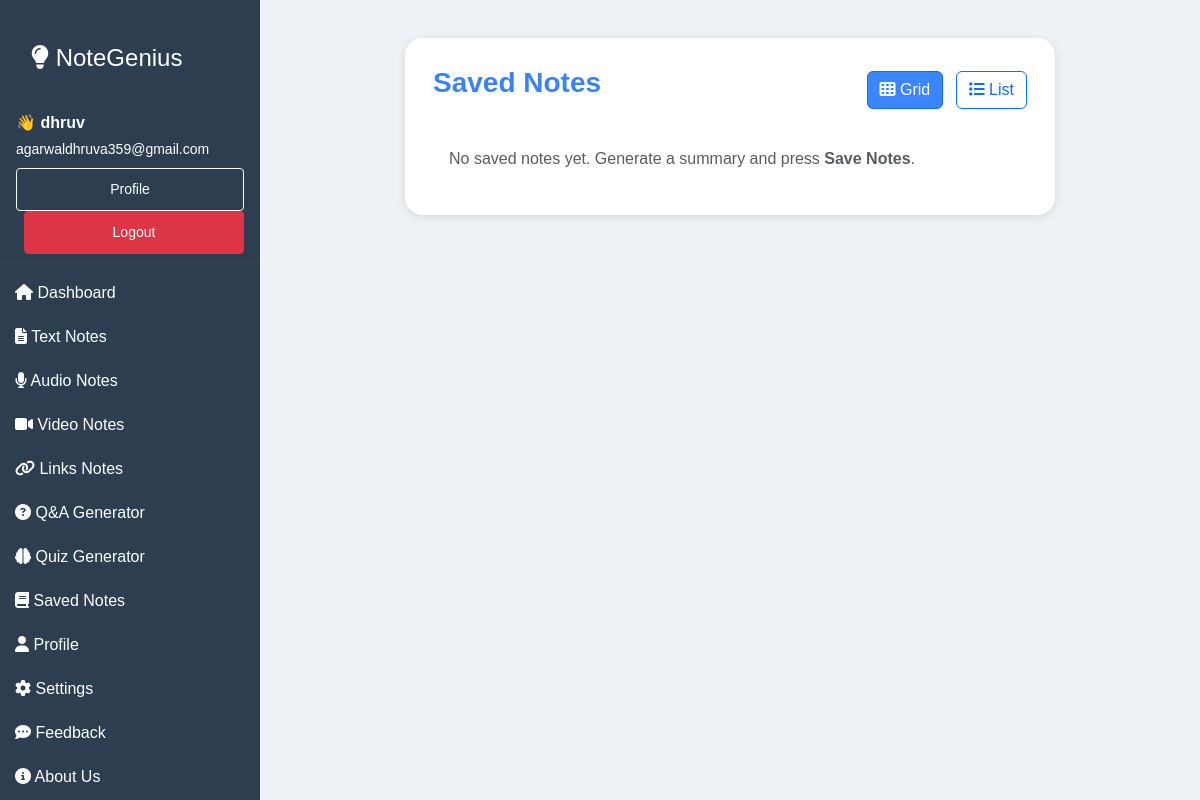
/savednotes/ (signed in), run on an earlier commit of the app's database.
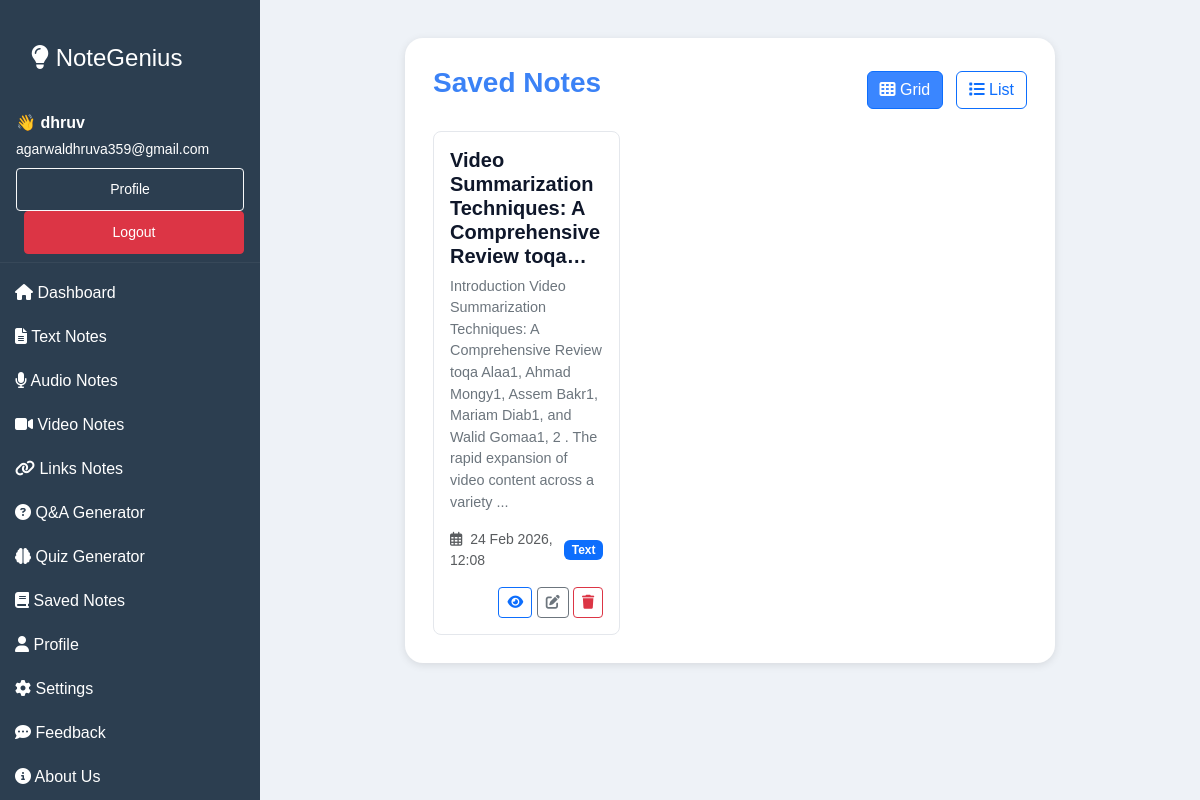
And on a later commit of the database.
### myapp/models.py (models this page shows, shortened)
class Notes(models.Model):
    NOTE_TYPES = [
        ('text', 'Text'),
        ('audio', 'Audio'),
        ('video', 'Video'),
        ('qna', 'Q&A'),
        ('quiz', 'Quiz'),
        ('other', 'Other'),
    ]
    user = models.ForeignKey(User, on_delete=models.CASCADE, related_name="notes")
    title = models.CharField(max_length=200, blank=True)
    content = models.TextField()            # store either raw text OR JSON stringified payload
    note_type = models.CharField(max_length=20, choices=NOTE_TYPES, default='text')
    created_at = models.DateTimeField(auto_now_add=True)
    updated_at = models.DateTimeField(auto_now=True)
    class Meta:
        ordering = ['-created_at']
    @property
    def preview(self):
        return (self.content[:200] + '...') if len(self.content) > 200 else self.content

### myapp/views.py (the view)
# urls.py: path('savednotes/', views.savednotes, name='savednotes'),
@login_required
def savednotes(request):
    notes = Notes.objects.filter(user=request.user).order_by("-created_at")
    return render(request, "savednotes.html", {"notes": notes})

### myapp/templates/savednotes.html (shortened to what this page needs)
{% extends "index.html" %}
{% load static %}
{% block main %}
<section class="upload-section">
  <div class="upload-card saved-card">
    <div class="d-flex justify-content-between align-items-center mb-3">
      <h3>Saved Notes</h3>
      <div>
        <button class="btn btn-outline-primary me-2 toggle-btn active" id="gridBtn">
          <i class="fas fa-th"></i> Grid
        </button>
        <button class="btn btn-outline-primary toggle-btn" id="listBtn">
          <i class="fas fa-list"></i> List
        </button>
      </div>
    </div>
    {% if not notes %}
      <div class="p-3">
        <p class="text-muted">No saved notes yet. Generate a summary and press <strong>Save Notes</strong>.</p>
      </div>
    {% endif %}
    <div class="row g-3" id="gridView">
      {% for note in notes %}
      <div class="col-md-4">
        <div class="saved-note-card p-3" style="background: var(--card-bg, #fff); border-radius:8px;">
          <h5 class="note-title">{{ note.title|default:"Untitled" }}</h5>
          <p class="note-preview">{{ note.preview|safe }}</p>
          <div class="d-flex justify-content-between align-items-center mt-3">
            <small class="text-muted">
              <i class="far fa-calendar-alt me-1"></i> {{ note.created_at|date:"j M Y, H:i" }}
            </small>
            <span class="badge bg-primary">{{ note.get_note_type_display }}</span>
          </div>
          <div class="mt-3 text-end">
            <a href="{% url 'view_note' note.id %}" class="btn btn-sm btn-outline-primary" title="View">
              <i class="fas fa-eye"></i>
            </a>
            <a href="{% url 'edit_note' note.id %}" class="btn btn-sm btn-outline-secondary" title="Edit">
              <i class="fas fa-edit"></i>
            </a>
            <form method="post" action="{% url 'delete_note' note.id %}" style="display:inline;">
              <button type="submit" class="btn btn-sm btn-outline-danger" title="Delete" onclick="return confirm('Delete this note?');">
                <i class="fas fa-trash"></i>
              </button>
            </form>
          </div>
        </div>
      </div>
      {% endfor %}
    </div>
  </div>
</section>
{% endblock %}

What changed in the data, as far as the page shows it:
added Notes: title "Video Summarization Techniques: A Comprehensive Review toqa…", preview "Introduction Video Summarization Techniques: A Comprehensive Review toqa Alaa1, Ahmad Mongy1, Assem Bakr1, Mariam Diab1, and Walid Gomaa1, 2 . The rapid expansion of video content across a variety ...", created_at "24 Feb 2026, 12:08", note_type "Text"
Also different on the page:
text no longer shown: "No saved notes yet. Generate a summary and press Save Notes ."
